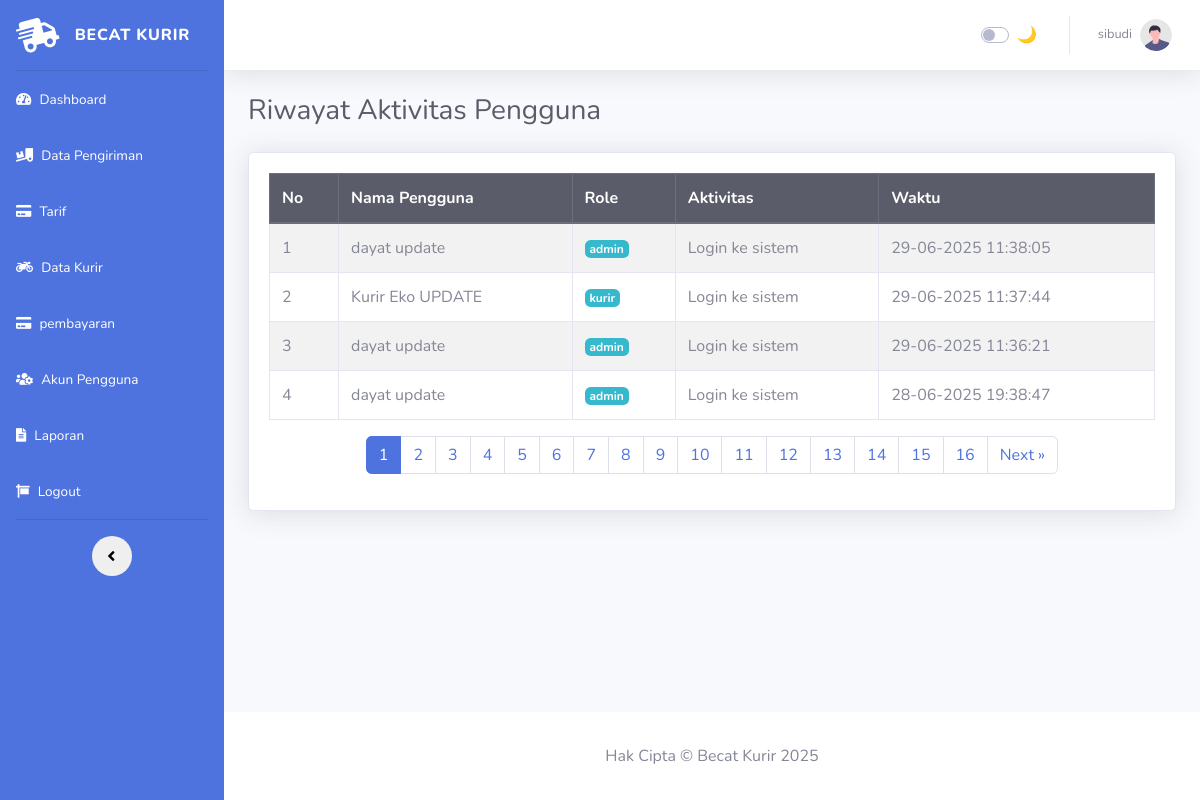
Before: /admin-kurir/riwayat.php (signed in) with the older database file.
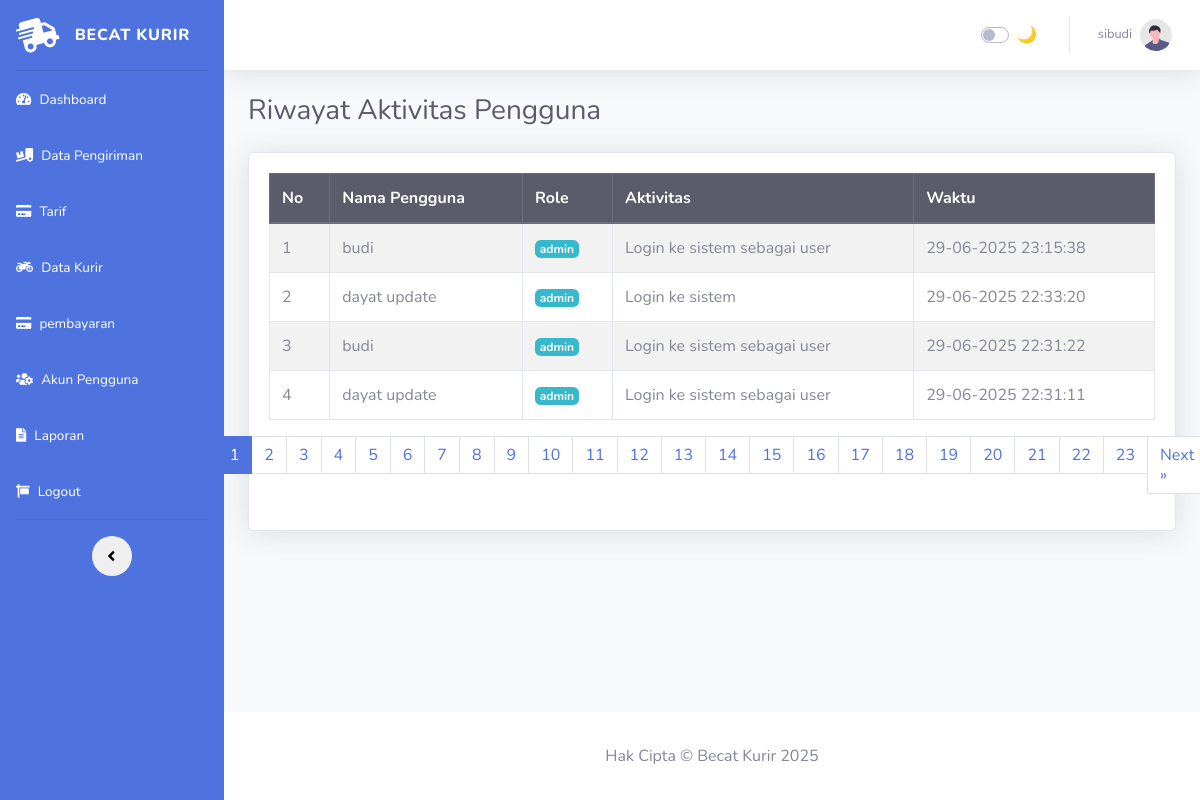
After: the same page with the newer database file.
### tables this page shows
CREATE TABLE `tbl_log_aktivitas` (
  `id_log` int NOT NULL,
  `id_user` int DEFAULT NULL,
  `aktivitas` text,
  `waktu` datetime DEFAULT CURRENT_TIMESTAMP
);

CREATE TABLE `tbl_user` (
  `id_user` int NOT NULL,
  `username` varchar(20) DEFAULT NULL,
  `password` varchar(50) DEFAULT NULL,
  `role` enum('admin','kurir','user') NOT NULL DEFAULT 'user',
  `nama` varchar(30) DEFAULT NULL
);

### admin-kurir/riwayat.php (the view, shortened to what this page needs)
<?php
include 'config/koneksi.php';
$limit = 4;
$page = isset($_GET['page']) && is_numeric($_GET['page']) ? (int) $_GET['page'] : 1;
$offset = ($page - 1) * $limit;
$total_result = mysqli_query($conn, "SELECT COUNT(*) AS total FROM tbl_log_aktivitas");
$total_data = mysqli_fetch_assoc($total_result)['total'];
$total_pages = ceil($total_data / $limit);
$query = mysqli_query($conn, "
    SELECT l.*, u.nama, u.role
    FROM tbl_log_aktivitas l
    JOIN tbl_user u ON u.id_user = l.id_user
    ORDER BY l.waktu DESC
    LIMIT $limit OFFSET $offset
");
$logs = [];
while ($row = mysqli_fetch_assoc($query)) {
    $logs[] = $row;
}
?>
<!DOCTYPE html>
<html lang="id">
<?php include 'head.php'; ?>
<body id="page-top">
<div id="wrapper">
  <?php include 'sidebar.php'; ?>
  <div id="content-wrapper" class="d-flex flex-column">
    <div id="content">
      <?php include 'navbar.php'; ?>
      <div class="container-fluid">
        <h1 class="h3 mb-4 text-gray-800">Riwayat Aktivitas Pengguna</h1>
        <div class="card shadow mb-4">
          <div class="card-body">
            <div class="table-responsive">
              <table class="table table-bordered table-striped">
                <thead class="thead-dark">
                  <tr>
                    <th>No</th>
                    <th>Nama Pengguna</th>
                    <th>Role</th>
                    <th>Aktivitas</th>
                    <th>Waktu</th>
                  </tr>
                </thead>
                <tbody>
                  <?php if (count($logs) > 0): ?>
                    <?php $no = $offset + 1; foreach ($logs as $log): ?>
                      <tr>
                        <td><?= $no++ ?></td>
                        <td><?= htmlspecialchars($log['nama'] ?? '-') ?></td>
                        <td><span class="badge badge-info"><?= htmlspecialchars($log['role'] ?? '-') ?></span></td>
                        <td><?= htmlspecialchars($log['aktivitas'] ?? '-') ?></td>
                        <td><?= isset($log['waktu']) ? date('d-m-Y H:i:s', strtotime($log['waktu'])) : '-' ?></td>
                      </tr>
                    <?php endforeach; ?>
                  <?php else: ?>
                    <tr><td colspan="5" class="text-center text-muted">Belum ada aktivitas yang tercatat.</td></tr>
                  <?php endif; ?>
                </tbody>
              </table>
            </div>
            <nav>
              <ul class="pagination justify-content-center">
                <?php for ($i = 1; $i <= $total_pages; $i++): ?>
                  <li class="page-item <?= $i == $page ? 'active' : '' ?>">
                    <a class="page-link" href="?page=<?= $i ?>"><?= $i ?></a>
                  </li>
                <?php endfor; ?>
                <?php if ($page < $total_pages): ?>
                  <li class="page-item"><a class="page-link" href="?page=<?= $page + 1 ?>">Next &raquo;</a></li>
                <?php endif; ?>
              </ul>
            </nav>
          </div>
        </div>
      </div>
    </div>
    <?php include 'footer.php'; ?>
  </div>
</div>
</body>
</html>

Changed rows visible on the page:
no longer on this page (row unchanged): tbl_log_aktivitas: id_user.nama "dayat update", id_user.role "admin", aktivitas "Login ke sistem", waktu "29-06-2025 11:38:05"
no longer on this page (row unchanged): tbl_log_aktivitas: id_user.nama "Kurir Eko UPDATE", id_user.role "kurir", aktivitas "Login ke sistem", waktu "29-06-2025 11:37:44"
no longer on this page (row unchanged): tbl_log_aktivitas: id_user.nama "dayat update", id_user.role "admin", aktivitas "Login ke sistem", waktu "29-06-2025 11:36:21"
no longer on this page (row unchanged): tbl_log_aktivitas: id_user.nama "dayat update", id_user.role "admin", aktivitas "Login ke sistem", waktu "28-06-2025 19:38:47"
added tbl_log_aktivitas: id_user.nama "budi", id_user.role "admin", aktivitas "Login ke sistem sebagai user", waktu "29-06-2025 23:15:38"
added tbl_log_aktivitas: id_user.nama "dayat update", id_user.role "admin", aktivitas "Login ke sistem", waktu "29-06-2025 22:33:20"
added tbl_log_aktivitas: id_user.nama "budi", id_user.role "admin", aktivitas "Login ke sistem sebagai user", waktu "29-06-2025 22:31:22"
added tbl_log_aktivitas: id_user.nama "dayat update", id_user.role "admin", aktivitas "Login ke sistem sebagai user", waktu "29-06-2025 22:31:11"
Other visible differences:
new list line: "17"
new list line: "18"
new list line: "19"
new list line: "20"
new list line: "21"
new list line: "22"
new list line: "23"
